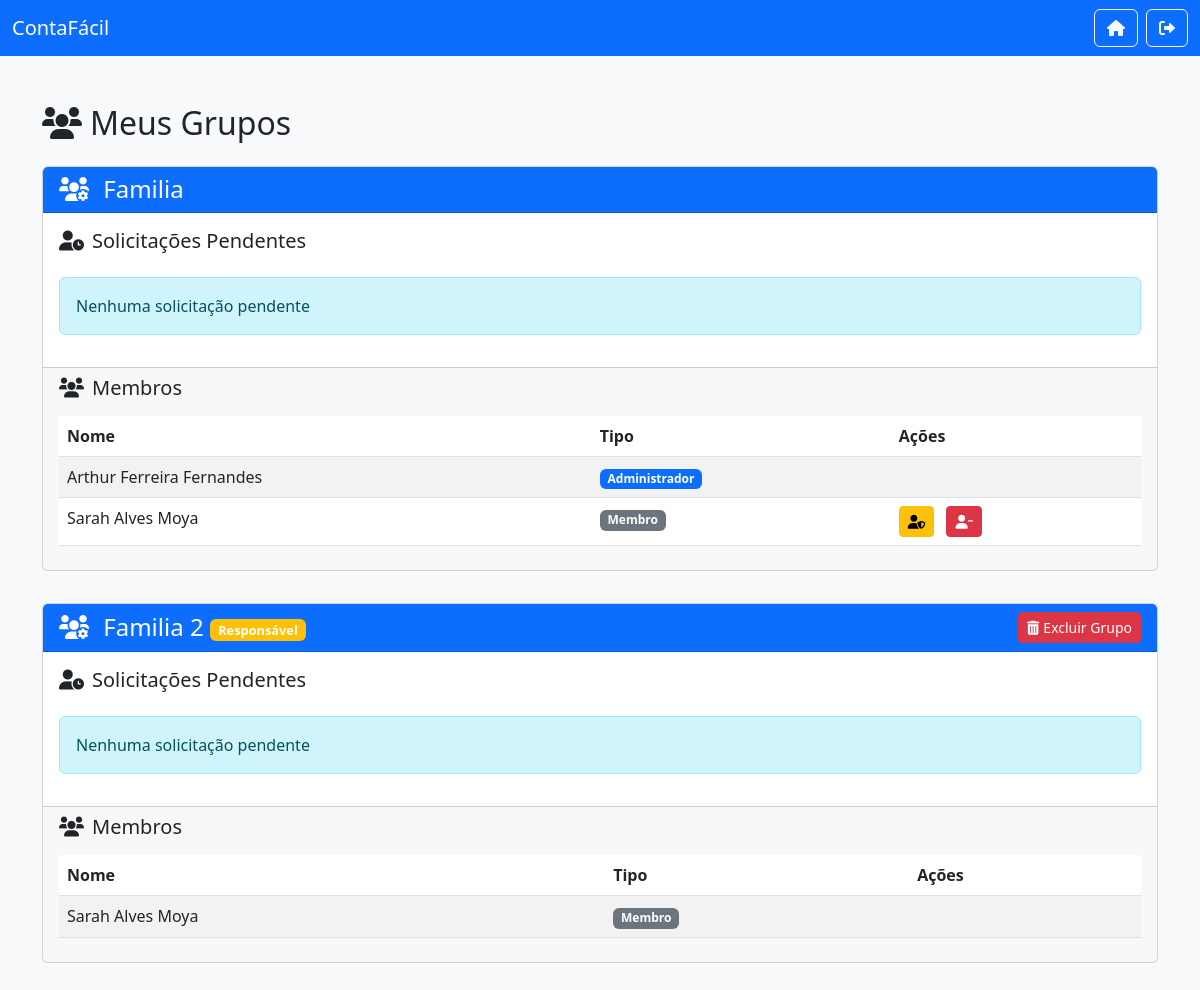
Before: /admin_grupo.php (signed in) with the older database file.
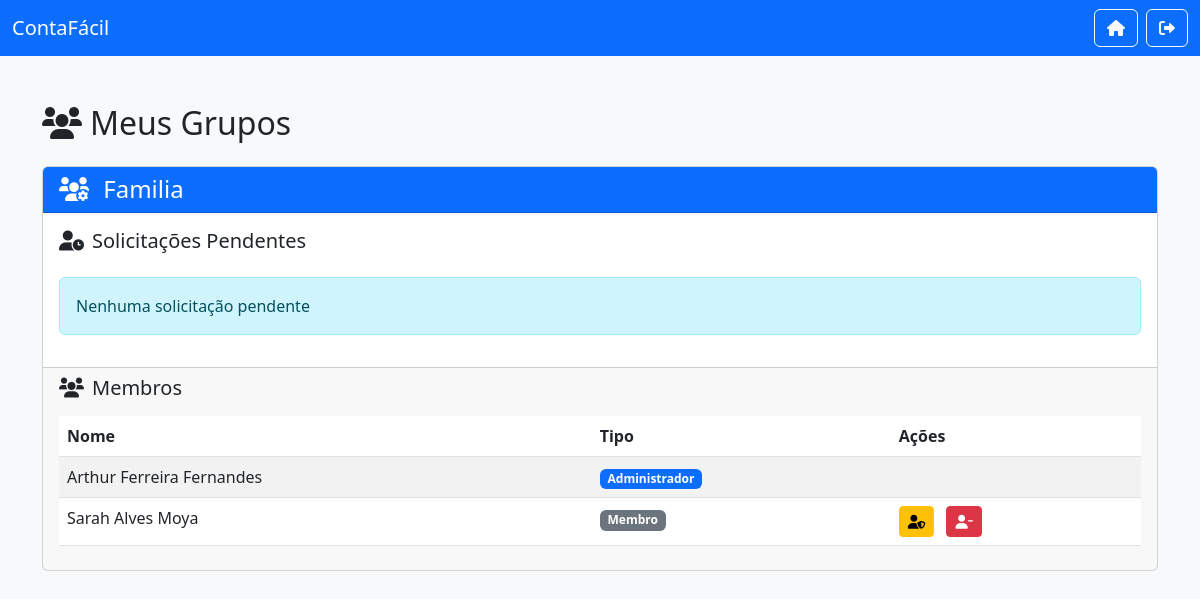
After: the same page with the newer database file.
### tables this page shows
CREATE TABLE `grupos` (
  `id` int(11) NOT NULL,
  `nome_grupo` varchar(255) NOT NULL,
  `descricao` text DEFAULT NULL,
  `responsavel_id` int(11) NOT NULL,
  `data_criacao` timestamp NOT NULL DEFAULT current_timestamp()
);

CREATE TABLE `grupo_membros` (
  `grupo_id` int(11) NOT NULL,
  `usuario_id` int(11) NOT NULL,
  `data_adesao` timestamp NOT NULL DEFAULT current_timestamp(),
  `is_admin` tinyint(1) DEFAULT 0
);

CREATE TABLE `usuarios` (
  `id` int(11) NOT NULL,
  `nome_completo` varchar(255) NOT NULL,
  `cpf` char(11) DEFAULT NULL,
  `email` varchar(255) NOT NULL,
  `senha_hash` varchar(255) NOT NULL,
  `data_cadastro` timestamp NOT NULL DEFAULT current_timestamp(),
  `confirmado` tinyint(1) DEFAULT 0,
  `token` varchar(255) DEFAULT NULL,
  `data_expiracao_token` datetime DEFAULT NULL
);

### scripts/autenticacao.php (called while the page is built, shortened)
<?php
if (!function_exists('estaLogado')) {
    function estaLogado() {
        return isset($_SESSION['usuario_id']);
    }
}
?>

### admin_grupo.php (the view, shortened to what this page needs)
<?php
require_once 'scripts/autenticacao.php';
$conexao = new mysqli(DB_HOST, DB_USER, DB_PASS, DB_NAME);
function executarQuery($conexao, $sql, $tipos = null, $params = null) {
    $stmt = $conexao->prepare($sql);
    if ($tipos && $params) {
        $stmt->bind_param($tipos, ...$params);
    }
    if (!$stmt->execute()) {
        die("Erro ao executar query: " . $stmt->error);
    }
    return $stmt;
}
try {
    $usuario_id = $_SESSION['usuario_id'];
    $sql_grupos = "SELECT g.id, g.nome_grupo, g.responsavel_id
                  FROM grupos g
                  JOIN grupo_membros gm ON g.id = gm.grupo_id
                  WHERE gm.usuario_id = ?";
    $stmt_grupos = executarQuery($conexao, $sql_grupos, 'i', [$usuario_id]);
    $grupos = $stmt_grupos->get_result()->fetch_all(MYSQLI_ASSOC);
    $grupos_completos = [];
    foreach ($grupos as $grupo) {
        $grupo_id = $grupo['id'];
        $membros = $conexao->query("
            SELECT u.id, u.nome_completo, gm.is_admin
            FROM grupo_membros gm
            JOIN usuarios u ON gm.usuario_id = u.id
            WHERE gm.grupo_id = $grupo_id
        ")->fetch_all(MYSQLI_ASSOC);
        $solicitacoes = $conexao->query("
            SELECT s.id, u.nome_completo, s.data_solicitacao
            FROM solicitacoes_grupo s
            JOIN usuarios u ON s.usuario_id = u.id
            WHERE s.grupo_id = $grupo_id AND s.status = 'pendente'
        ")->fetch_all(MYSQLI_ASSOC);
        $grupos_completos[] = [
            'info' => $grupo,
            'membros' => $membros,
            'solicitacoes' => $solicitacoes
        ];
    }
} catch (Exception $e) {
    die("Erro: " . $e->getMessage());
}
?>
<!DOCTYPE html>
<html lang="pt-BR">
<head>
    <link href="https://cdn.jsdelivr.net/npm/bootstrap@5.3.0/dist/css/bootstrap.min.css" rel="stylesheet">
    <link rel="stylesheet" href="https://cdnjs.cloudflare.com/ajax/libs/font-awesome/6.0.0/css/all.min.css">
</head>
<body class="bg-light">
    <nav class="navbar navbar-expand-lg navbar-dark bg-primary mb-4">
        <div class="container-fluid">
            <a class="navbar-brand" href="index.php">ContaFácil</a>
            <div class="d-flex">
                <?php if (estaLogado()): ?>
                    <a href="index.php" class="btn btn-outline-light me-2">
                        <i class="fas fa-home"></i>
                    </a>
                    <a href="scripts/logout.php" class="btn btn-outline-light">
                        <i class="fas fa-sign-out-alt"></i>
                    </a>
                <?php endif; ?>
            </div>
        </div>
    </nav>
    <div class="container mt-5">
        <h2 class="mb-4"><i class="fas fa-users me-2"></i>Meus Grupos</h2>
        <?php foreach ($grupos_completos as $grupo): ?>
        <div class="card grupo-card">
            <div class="card-header bg-primary text-white">
            <div class="d-flex justify-content-between align-items-center">
    <h4 class="mb-0">
        <i class="fas fa-users-cog me-2"></i>
        <?= htmlspecialchars($grupo['info']['nome_grupo']) ?>
        <?php if ($grupo['info']['responsavel_id'] == $usuario_id): ?>
            <span class="responsavel-badge badge bg-warning">Responsável</span>
        <?php endif; ?>
    </h4>
    <?php if ($grupo['info']['responsavel_id'] == $usuario_id): ?>
        <a href="scripts/excluir_grupo.php?grupo_id=<?= $grupo['info']['id'] ?>"
           class="btn btn-sm btn-danger"
           onclick="return confirm('Tem certeza que deseja excluir este grupo? Essa ação não poderá ser desfeita.')">
            <i class="fas fa-trash-alt me-1"></i>Excluir Grupo
        </a>
    <?php endif; ?>
</div>
            </div>
            <div class="card-body">
                <h5 class="mb-4"><i class="fas fa-user-clock me-2"></i>Solicitações Pendentes</h5>
                <?php if (count($grupo['solicitacoes']) > 0): ?>
                <div class="list-group">
                    <?php foreach ($grupo['solicitacoes'] as $s): ?>
                    <div class="list-group-item solicitacao-item">
                        <div class="d-flex justify-content-between align-items-center">
                            <div>
                                <strong><?= htmlspecialchars($s['nome_completo']) ?></strong><br>
                                <small class="text-muted">Solicitado em: <?= date('d/m/Y H:i', strtotime($s['data_solicitacao'])) ?></small>
                            </div>
                            <div class="admin-actions">
                                <a href="scripts/processa_solicitacao.php?acao=aceitar&id=<?= $s['id'] ?>&grupo_id=<?= $grupo['info']['id'] ?>"
                                   class="btn btn-sm btn-success me-2">
                                    <i class="fas fa-check"></i>
                                </a>
                                <a href="scripts/processa_solicitacao.php?acao=recusar&id=<?= $s['id'] ?>&grupo_id=<?= $grupo['info']['id'] ?>"
                                   class="btn btn-sm btn-danger">
                                    <i class="fas fa-times"></i>
                                </a>
                            </div>
                        </div>
                    </div>
                    <?php endforeach; ?>
                </div>
                <?php else: ?>
                <div class="alert alert-info">Nenhuma solicitação pendente</div>
                <?php endif; ?>
            </div>
            <div class="card-footer">
                <h5 class="mb-3"><i class="fas fa-users me-2"></i>Membros</h5>
                <div class="table-responsive">
                    <table class="table table-striped">
                        <thead>
                            <tr>
                                <th>Nome</th>
                                <th>Tipo</th>
                                <th>Ações</th>
                            </tr>
                        </thead>
                        <tbody>
                            <?php foreach ($grupo['membros'] as $m): ?>
                            <tr>
                                <td><?= htmlspecialchars($m['nome_completo']) ?></td>
                                <td>
                                    <?php if ($m['is_admin']): ?>
                                        <span class="badge bg-primary">Administrador</span>
                                    <?php else: ?>
                                        <span class="badge bg-secondary">Membro</span>
                                    <?php endif; ?>
                                </td>
                                <td class="admin-actions">
                                    <?php if ($m['id'] != $grupo['info']['responsavel_id']): ?>
                                        <?php if (!$m['is_admin']): ?>
                                            <a href="scripts/processa_admin.php?acao=promover&usuario_id=<?= $m['id'] ?>&grupo_id=<?= $grupo['info']['id'] ?>"
                                               class="btn btn-sm btn-warning me-2"
                                               title="Tornar Administrador">
                                                <i class="fas fa-user-shield"></i>
                                            </a>
                                        <?php endif; ?>
                                        <a href="scripts/processa_admin.php?acao=remover&usuario_id=<?= $m['id'] ?>&grupo_id=<?= $grupo['info']['id'] ?>"
                                           class="btn btn-sm btn-danger"
                                           title="Remover do Grupo"
                                           onclick="return confirm('Tem certeza que deseja remover este membro?')">
                                            <i class="fas fa-user-minus"></i>
                                        </a>
                                    <?php endif; ?>
                                </td>
                            </tr>
                            <?php endforeach; ?>
                        </tbody>
                    </table>
                </div>
            </div>
        </div>
        <?php endforeach; ?>
    </div>
</body>
</html>

### admin_grupo.php (style rules this page uses)
.admin-actions { white-space: nowrap; }
.grupo-card { margin-bottom: 2rem; }
.responsavel-badge { font-size: 0.8rem; vertical-align: middle; }

Changed rows visible on the page:
removed grupos: nome_grupo "Familia 2", shows "Responsável", grupo_membros (usuario.nome_completo "Sarah Alves Moya", is_admin "Membro")
